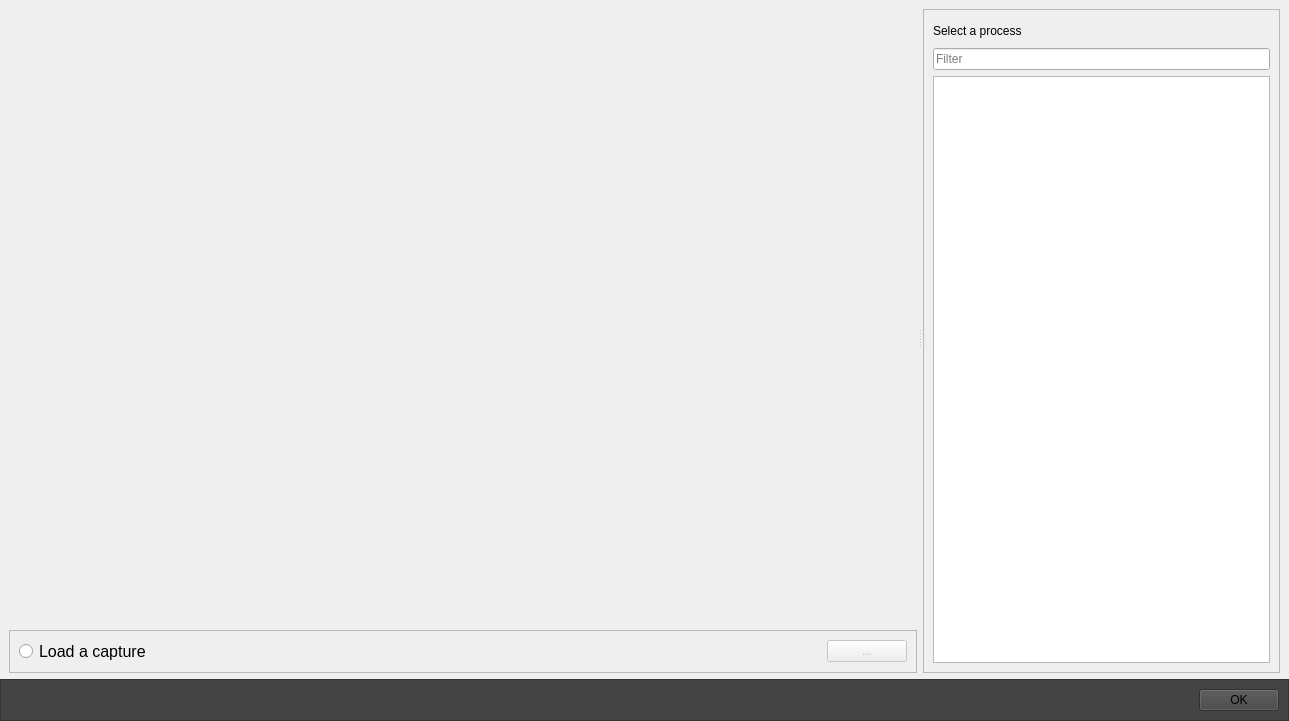
<?xml version="1.0" encoding="UTF-8"?>
<ui version="4.0">
 <class>ProfilingTargetDialog</class>
 <widget class="QDialog" name="ProfilingTargetDialog">
  <property name="geometry">
   <rect>
    <x>0</x>
    <y>0</y>
    <width>1289</width>
    <height>721</height>
   </rect>
  </property>
  <property name="windowTitle">
   <string>Orbit</string>
  </property>
  <layout class="QGridLayout" name="gridLayout_2">
   <property name="leftMargin">
    <number>0</number>
   </property>
   <property name="topMargin">
    <number>0</number>
   </property>
   <property name="rightMargin">
    <number>0</number>
   </property>
   <property name="bottomMargin">
    <number>0</number>
   </property>
   <item row="0" column="0">
    <layout class="QVBoxLayout" name="verticalLayout_4" stretch="1,0">
     <property name="leftMargin">
      <number>0</number>
     </property>
     <property name="topMargin">
      <number>0</number>
     </property>
     <property name="rightMargin">
      <number>0</number>
     </property>
     <item>
      <widget class="QSplitter" name="splitter">
       <property name="orientation">
        <enum>Qt::Horizontal</enum>
       </property>
       <property name="handleWidth">
        <number>6</number>
       </property>
       <widget class="QFrame" name="frame">
        <property name="sizePolicy">
         <sizepolicy hsizetype="Preferred" vsizetype="Preferred">
          <horstretch>0</horstretch>
          <verstretch>0</verstretch>
         </sizepolicy>
        </property>
        <property name="frameShape">
         <enum>QFrame::NoFrame</enum>
        </property>
        <property name="frameShadow">
         <enum>QFrame::Raised</enum>
        </property>
        <layout class="QVBoxLayout" name="verticalLayout" stretch="1,0">
         <property name="rightMargin">
          <number>0</number>
         </property>
         <property name="bottomMargin">
          <number>0</number>
         </property>
         <item>
          <widget class="orbit_qt::ConnectToStadiaWidget" name="stadiaWidget" native="true"/>
         </item>
         <item>
          <widget class="QFrame" name="captureFrame">
           <property name="frameShape">
            <enum>QFrame::StyledPanel</enum>
           </property>
           <property name="frameShadow">
            <enum>QFrame::Raised</enum>
           </property>
           <layout class="QHBoxLayout" name="horizontalLayout_2">
            <item>
             <widget class="QRadioButton" name="loadCaptureRadioButton">
              <property name="minimumSize">
               <size>
                <width>0</width>
                <height>23</height>
               </size>
              </property>
              <property name="font">
               <font>
                <pointsize>12</pointsize>
               </font>
              </property>
              <property name="text">
               <string>Load a capture</string>
              </property>
              <property name="checked">
               <bool>false</bool>
              </property>
             </widget>
            </item>
            <item>
             <spacer name="horizontalSpacer_2">
              <property name="orientation">
               <enum>Qt::Horizontal</enum>
              </property>
              <property name="sizeHint" stdset="0">
               <size>
                <width>454</width>
                <height>20</height>
               </size>
              </property>
             </spacer>
            </item>
            <item>
             <widget class="QLabel" name="chosen_file_label">
              <property name="text">
               <string/>
              </property>
             </widget>
            </item>
            <item>
             <widget class="QPushButton" name="loadFromFileButton">
              <property name="enabled">
               <bool>false</bool>
              </property>
              <property name="text">
               <string>...</string>
              </property>
             </widget>
            </item>
           </layout>
          </widget>
         </item>
        </layout>
       </widget>
       <widget class="QFrame" name="processesFrame">
        <property name="sizePolicy">
         <sizepolicy hsizetype="Preferred" vsizetype="Preferred">
          <horstretch>0</horstretch>
          <verstretch>0</verstretch>
         </sizepolicy>
        </property>
        <property name="frameShape">
         <enum>QFrame::NoFrame</enum>
        </property>
        <property name="frameShadow">
         <enum>QFrame::Raised</enum>
        </property>
        <layout class="QGridLayout" name="gridLayout_3">
         <property name="leftMargin">
          <number>0</number>
         </property>
         <property name="topMargin">
          <number>9</number>
         </property>
         <property name="rightMargin">
          <number>9</number>
         </property>
         <property name="bottomMargin">
          <number>0</number>
         </property>
         <item row="0" column="0">
          <widget class="QFrame" name="frame_3">
           <property name="frameShape">
            <enum>QFrame::StyledPanel</enum>
           </property>
           <property name="frameShadow">
            <enum>QFrame::Raised</enum>
           </property>
           <layout class="QVBoxLayout" name="verticalLayout_3">
            <item>
             <widget class="QLabel" name="selectProcessLabel">
              <property name="minimumSize">
               <size>
                <width>0</width>
                <height>23</height>
               </size>
              </property>
              <property name="text">
               <string>Select a process</string>
              </property>
             </widget>
            </item>
            <item>
             <widget class="QLineEdit" name="processFilterLineEdit">
              <property name="placeholderText">
               <string>Filter</string>
              </property>
             </widget>
            </item>
            <item>
             <widget class="QTableView" name="processesTableView">
              <property name="enabled">
               <bool>true</bool>
              </property>
              <property name="alternatingRowColors">
               <bool>true</bool>
              </property>
              <property name="selectionMode">
               <enum>QAbstractItemView::SingleSelection</enum>
              </property>
              <property name="selectionBehavior">
               <enum>QAbstractItemView::SelectRows</enum>
              </property>
              <widget class="orbit_qt::OverlayWidget" name="processesTableOverlay" native="true">
               <property name="geometry">
                <rect>
                 <x>0</x>
                 <y>0</y>
                 <width>100</width>
                 <height>30</height>
                </rect>
               </property>
               <property name="visible">
                <bool>false</bool>
               </property>
              </widget>
             </widget>
            </item>
           </layout>
          </widget>
         </item>
        </layout>
       </widget>
      </widget>
     </item>
     <item>
      <widget class="QFrame" name="frame_2">
       <property name="styleSheet">
        <string notr="true">background-color: rgb(68, 68, 68)</string>
       </property>
       <property name="frameShape">
        <enum>QFrame::StyledPanel</enum>
       </property>
       <property name="frameShadow">
        <enum>QFrame::Raised</enum>
       </property>
       <layout class="QHBoxLayout" name="horizontalLayout_3">
        <item>
         <spacer name="horizontalSpacer_3">
          <property name="orientation">
           <enum>Qt::Horizontal</enum>
          </property>
          <property name="sizeHint" stdset="0">
           <size>
            <width>1183</width>
            <height>20</height>
           </size>
          </property>
         </spacer>
        </item>
        <item>
         <widget class="QPushButton" name="confirmButton">
          <property name="text">
           <string>OK</string>
          </property>
         </widget>
        </item>
       </layout>
      </widget>
     </item>
    </layout>
   </item>
  </layout>
 </widget>
 <customwidgets>
  <customwidget>
   <class>orbit_qt::OverlayWidget</class>
   <extends>QWidget</extends>
   <header>OverlayWidget.h</header>
  </customwidget>
  <customwidget>
   <class>orbit_qt::ConnectToStadiaWidget</class>
   <extends>QWidget</extends>
   <header>ConnectToStadiaWidget.h</header>
  </customwidget>
 </customwidgets>
 <resources>
  <include location="../icons/orbiticons.qrc"/>
 </resources>
 <connections/>
</ui>
